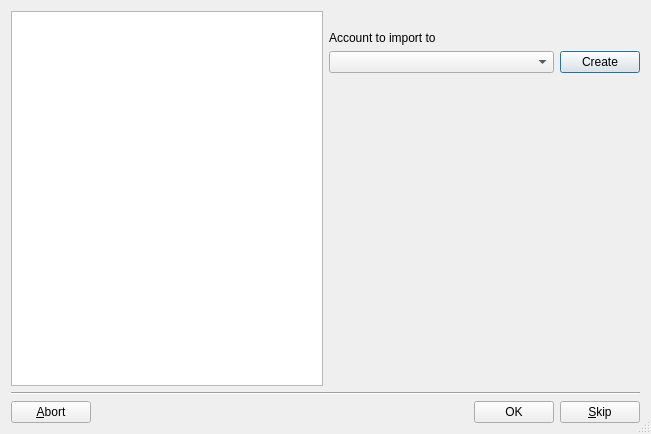
<?xml version="1.0" encoding="UTF-8"?>
<ui version="4.0">
 <class>KAccountSelectDlg</class>
 <widget class="QDialog" name="KAccountSelectDlg">
  <property name="windowModality">
   <enum>Qt::WindowModal</enum>
  </property>
  <property name="geometry">
   <rect>
    <x>0</x>
    <y>0</y>
    <width>651</width>
    <height>434</height>
   </rect>
  </property>
  <property name="windowTitle">
   <string>Account selection</string>
  </property>
  <property name="sizeGripEnabled">
   <bool>true</bool>
  </property>
  <layout class="QVBoxLayout">
   <property name="spacing">
    <number>6</number>
   </property>
   <property name="leftMargin">
    <number>11</number>
   </property>
   <property name="topMargin">
    <number>11</number>
   </property>
   <property name="rightMargin">
    <number>11</number>
   </property>
   <property name="bottomMargin">
    <number>11</number>
   </property>
   <item>
    <layout class="QHBoxLayout">
     <item>
      <widget class="KTextEdit" name="m_qifEntry">
       <property name="undoRedoEnabled">
        <bool>false</bool>
       </property>
       <property name="lineWrapMode">
        <enum>QTextEdit::NoWrap</enum>
       </property>
       <property name="readOnly">
        <bool>true</bool>
       </property>
       <property name="acceptRichText">
        <bool>false</bool>
       </property>
      </widget>
     </item>
     <item>
      <layout class="QVBoxLayout">
       <item>
        <layout class="QGridLayout">
         <item row="4" column="0">
          <spacer name="spacer6">
           <property name="orientation">
            <enum>Qt::Horizontal</enum>
           </property>
           <property name="sizeType">
            <enum>QSizePolicy::Expanding</enum>
           </property>
           <property name="sizeHint" stdset="0">
            <size>
             <width>110</width>
             <height>20</height>
            </size>
           </property>
          </spacer>
         </item>
         <item row="1" column="0" colspan="2">
          <widget class="QLabel" name="m_headerLabel">
           <property name="text">
            <string>Account to import to</string>
           </property>
           <property name="wordWrap">
            <bool>false</bool>
           </property>
          </widget>
         </item>
         <item row="0" column="0" colspan="2">
          <widget class="QLabel" name="m_descLabel">
           <property name="wordWrap">
            <bool>true</bool>
           </property>
          </widget>
         </item>
         <item row="2" column="0">
          <widget class="KMyMoneyAccountCombo" name="m_accountSelector"/>
         </item>
         <item row="2" column="1">
          <widget class="QPushButton" name="m_createButton">
           <property name="text">
            <string>Create</string>
           </property>
          </widget>
         </item>
        </layout>
       </item>
       <item>
        <spacer name="spacer2">
         <property name="orientation">
          <enum>Qt::Vertical</enum>
         </property>
         <property name="sizeType">
          <enum>QSizePolicy::Expanding</enum>
         </property>
         <property name="sizeHint" stdset="0">
          <size>
           <width>16</width>
           <height>20</height>
          </size>
         </property>
        </spacer>
       </item>
      </layout>
     </item>
    </layout>
   </item>
   <item>
    <widget class="Line" name="Line2_2">
     <property name="frameShape">
      <enum>QFrame::HLine</enum>
     </property>
     <property name="frameShadow">
      <enum>QFrame::Sunken</enum>
     </property>
    </widget>
   </item>
   <item>
    <layout class="QHBoxLayout">
     <property name="spacing">
      <number>6</number>
     </property>
     <property name="leftMargin">
      <number>0</number>
     </property>
     <property name="topMargin">
      <number>0</number>
     </property>
     <property name="rightMargin">
      <number>0</number>
     </property>
     <property name="bottomMargin">
      <number>0</number>
     </property>
     <item>
      <widget class="QPushButton" name="m_kButtonAbort">
       <property name="text">
        <string>&amp;Abort</string>
       </property>
      </widget>
     </item>
     <item>
      <spacer name="Spacer1">
       <property name="orientation">
        <enum>Qt::Horizontal</enum>
       </property>
       <property name="sizeType">
        <enum>QSizePolicy::Expanding</enum>
       </property>
       <property name="sizeHint" stdset="0">
        <size>
         <width>160</width>
         <height>0</height>
        </size>
       </property>
      </spacer>
     </item>
     <item>
      <widget class="QPushButton" name="m_qbuttonOk">
       <property name="text">
        <string>OK</string>
       </property>
      </widget>
     </item>
     <item>
      <widget class="QPushButton" name="m_qbuttonCancel">
       <property name="text">
        <string>&amp;Skip</string>
       </property>
      </widget>
     </item>
    </layout>
   </item>
  </layout>
 </widget>
 <layoutdefault spacing="6" margin="11"/>
 <customwidgets>
  <customwidget>
   <class>KTextEdit</class>
   <extends>QTextEdit</extends>
   <header>ktextedit.h</header>
  </customwidget>
  <customwidget>
   <class>KMyMoneyAccountCombo</class>
   <extends>QComboBox</extends>
   <header>kmymoneyaccountcombo.h</header>
  </customwidget>
 </customwidgets>
 <resources/>
 <connections/>
</ui>
